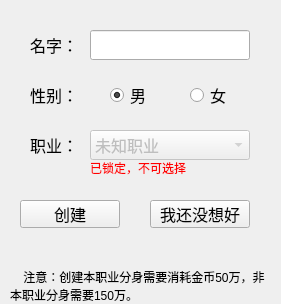
<?xml version="1.0" encoding="UTF-8"?>
<ui version="4.0">
 <class>role_createEdt</class>
 <widget class="QWidget" name="role_createEdt">
  <property name="geometry">
   <rect>
    <x>0</x>
    <y>0</y>
    <width>281</width>
    <height>304</height>
   </rect>
  </property>
  <property name="windowTitle">
   <string>创建分身</string>
  </property>
  <widget class="QLineEdit" name="edit_name">
   <property name="geometry">
    <rect>
     <x>90</x>
     <y>30</y>
     <width>160</width>
     <height>30</height>
    </rect>
   </property>
   <property name="font">
    <font>
     <family>微软雅黑</family>
     <pointsize>12</pointsize>
    </font>
   </property>
   <property name="maxLength">
    <number>8</number>
   </property>
  </widget>
  <widget class="QLabel" name="label">
   <property name="geometry">
    <rect>
     <x>7</x>
     <y>30</y>
     <width>71</width>
     <height>30</height>
    </rect>
   </property>
   <property name="font">
    <font>
     <family>微软雅黑</family>
     <pointsize>12</pointsize>
    </font>
   </property>
   <property name="text">
    <string>名字：</string>
   </property>
   <property name="alignment">
    <set>Qt::AlignRight|Qt::AlignTrailing|Qt::AlignVCenter</set>
   </property>
  </widget>
  <widget class="QLabel" name="label_2">
   <property name="geometry">
    <rect>
     <x>7</x>
     <y>80</y>
     <width>71</width>
     <height>30</height>
    </rect>
   </property>
   <property name="font">
    <font>
     <family>微软雅黑</family>
     <pointsize>12</pointsize>
    </font>
   </property>
   <property name="text">
    <string>性别：</string>
   </property>
   <property name="alignment">
    <set>Qt::AlignRight|Qt::AlignTrailing|Qt::AlignVCenter</set>
   </property>
  </widget>
  <widget class="QRadioButton" name="radio_male">
   <property name="geometry">
    <rect>
     <x>110</x>
     <y>80</y>
     <width>39</width>
     <height>30</height>
    </rect>
   </property>
   <property name="font">
    <font>
     <family>微软雅黑</family>
     <pointsize>12</pointsize>
    </font>
   </property>
   <property name="text">
    <string>男</string>
   </property>
   <property name="checked">
    <bool>true</bool>
   </property>
  </widget>
  <widget class="QRadioButton" name="radio_female">
   <property name="geometry">
    <rect>
     <x>190</x>
     <y>80</y>
     <width>39</width>
     <height>30</height>
    </rect>
   </property>
   <property name="font">
    <font>
     <family>微软雅黑</family>
     <pointsize>12</pointsize>
    </font>
   </property>
   <property name="text">
    <string>女</string>
   </property>
  </widget>
  <widget class="QLabel" name="label_3">
   <property name="geometry">
    <rect>
     <x>7</x>
     <y>130</y>
     <width>71</width>
     <height>30</height>
    </rect>
   </property>
   <property name="font">
    <font>
     <family>微软雅黑</family>
     <pointsize>12</pointsize>
    </font>
   </property>
   <property name="text">
    <string>职业：</string>
   </property>
   <property name="alignment">
    <set>Qt::AlignRight|Qt::AlignTrailing|Qt::AlignVCenter</set>
   </property>
  </widget>
  <widget class="QComboBox" name="comboBox_voc">
   <property name="enabled">
    <bool>false</bool>
   </property>
   <property name="geometry">
    <rect>
     <x>90</x>
     <y>130</y>
     <width>160</width>
     <height>30</height>
    </rect>
   </property>
   <property name="font">
    <font>
     <family>黑体</family>
     <pointsize>12</pointsize>
    </font>
   </property>
   <property name="editable">
    <bool>false</bool>
   </property>
   <item>
    <property name="text">
     <string>未知职业</string>
    </property>
   </item>
   <item>
    <property name="text">
     <string>战士</string>
    </property>
   </item>
   <item>
    <property name="text">
     <string>法师</string>
    </property>
   </item>
   <item>
    <property name="text">
     <string>道士</string>
    </property>
   </item>
  </widget>
  <widget class="QLabel" name="label_4">
   <property name="geometry">
    <rect>
     <x>90</x>
     <y>160</y>
     <width>161</width>
     <height>16</height>
    </rect>
   </property>
   <property name="styleSheet">
    <string notr="true">color: rgb(255, 0, 0);</string>
   </property>
   <property name="text">
    <string>已锁定，不可选择</string>
   </property>
  </widget>
  <widget class="QPushButton" name="btn_ok">
   <property name="geometry">
    <rect>
     <x>20</x>
     <y>200</y>
     <width>100</width>
     <height>28</height>
    </rect>
   </property>
   <property name="font">
    <font>
     <family>黑体</family>
     <pointsize>12</pointsize>
    </font>
   </property>
   <property name="text">
    <string>创建</string>
   </property>
  </widget>
  <widget class="QPushButton" name="btn_quit">
   <property name="geometry">
    <rect>
     <x>150</x>
     <y>200</y>
     <width>100</width>
     <height>28</height>
    </rect>
   </property>
   <property name="font">
    <font>
     <family>黑体</family>
     <pointsize>12</pointsize>
    </font>
   </property>
   <property name="text">
    <string>我还没想好</string>
   </property>
  </widget>
  <widget class="QLabel" name="label_5">
   <property name="geometry">
    <rect>
     <x>10</x>
     <y>270</y>
     <width>261</width>
     <height>31</height>
    </rect>
   </property>
   <property name="styleSheet">
    <string notr="true"/>
   </property>
   <property name="text">
    <string>    注意：创建本职业分身需要消耗金币50万，非本职业分身需要150万。</string>
   </property>
   <property name="wordWrap">
    <bool>true</bool>
   </property>
  </widget>
 </widget>
 <layoutdefault spacing="6" margin="11"/>
 <resources>
  <include location="mirror.qrc"/>
 </resources>
 <connections/>
</ui>
